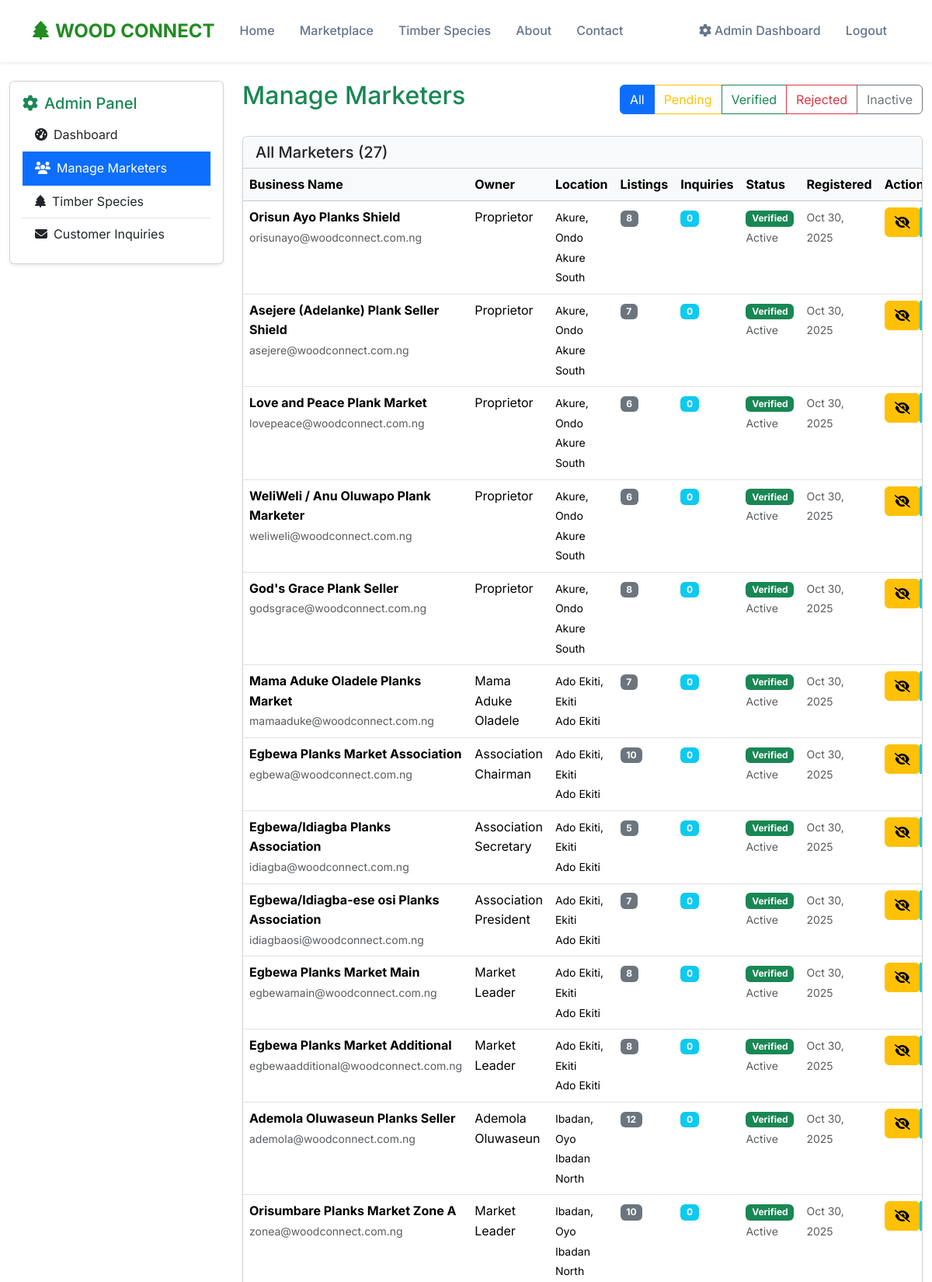
/dashboard/marketers.php?error=marketer_not_found (signed in, upper part), run on the app's committed database.
### tables this page shows
CREATE TABLE `marketers` (
  `id` int(11) NOT NULL,
  `business_name` varchar(255) NOT NULL,
  `owner_name` varchar(255) NOT NULL,
  `address` text NOT NULL,
  `city` varchar(100) NOT NULL,
  `state` enum('Ondo','Ekiti','Osun','Oyo','Ogun','Lagos') NOT NULL,
  `local_government` varchar(100) NOT NULL,
  `phone` varchar(20) NOT NULL,
  `email` varchar(255) DEFAULT NULL,
  `password_hash` varchar(255) DEFAULT NULL,
  `business_description` text DEFAULT NULL,
  `verification_status` enum('pending','verified','rejected') DEFAULT 'verified',
  `verification_notes` text DEFAULT NULL,
  `profile_image` varchar(500) DEFAULT NULL,
  `registration_date` timestamp NOT NULL DEFAULT current_timestamp(),
  `last_login` timestamp NULL DEFAULT NULL,
  `is_active` tinyint(1) DEFAULT 1,
  `reset_token` varchar(100) DEFAULT NULL,
  `reset_expires` timestamp NULL DEFAULT NULL
);

### includes/functions.php (called while the page is built, shortened)
<?php
function url($path = '')
{
    return BASE_URL . '/' . ltrim($path, '/');
}

### dashboard/marketers.php (the view, shortened to what this page needs)
<?php
require_once '../includes/config.php';
$filter = $_GET['filter'] ?? 'all';
$where = "WHERE 1=1";
$params = [];
$stmt = $pdo->prepare("
    SELECT m.*,
           COUNT(i.id) as listing_count,
           COUNT(DISTINCT inv.id) as inquiry_count
    FROM marketers m
    LEFT JOIN inventory i ON m.id = i.marketer_id
    LEFT JOIN inquiries inv ON m.id = inv.marketer_id
    $where
    GROUP BY m.id
    ORDER BY m.registration_date DESC
");
$stmt->execute($params);
$marketers = $stmt->fetchAll(PDO::FETCH_ASSOC);
include '../includes/header.php';
?>
<div class="container-fluid py-4">
  <div class="row">
    <div class="col-lg-3">
      <div class="card shadow-sm">
        <div class="card-body">
          <h5 class="card-title text-success">
            <i class="fas fa-cog me-2"></i>Admin Panel
          </h5>
          <div class="list-group list-group-flush">
            <a href="<?php echo url('dashboard/'); ?>" class="list-group-item list-group-item-action">
              <i class="fas fa-tachometer-alt me-2"></i>Dashboard
            </a>
            <a href="<?php echo url('dashboard/marketers.php'); ?>" class="list-group-item list-group-item-action active">
              <i class="fas fa-users me-2"></i>Manage Marketers
            </a>
            <a href="<?php echo url('dashboard/species.php'); ?>" class="list-group-item list-group-item-action">
              <i class="fas fa-tree me-2"></i>Timber Species
            </a>
            <a href="<?php echo url('dashboard/inquiries.php'); ?>" class="list-group-item list-group-item-action">
              <i class="fas fa-envelope me-2"></i>Customer Inquiries
            </a>
          </div>
        </div>
      </div>
    </div>
    <div class="col-lg-9">
      <div class="d-flex justify-content-between align-items-center mb-4">
        <h2 class="text-success">Manage Marketers</h2>
        <div class="btn-group">
          <a href="?filter=all" class="btn btn-outline-primary <?php echo $filter === 'all' ? 'active' : ''; ?>">All</a>
          <a href="?filter=pending" class="btn btn-outline-warning <?php echo $filter === 'pending' ? 'active' : ''; ?>">
            Pending
          </a>
          <a href="?filter=verified" class="btn btn-outline-success <?php echo $filter === 'verified' ? 'active' : ''; ?>">Verified</a>
          <a href="?filter=rejected" class="btn btn-outline-danger <?php echo $filter === 'rejected' ? 'active' : ''; ?>">Rejected</a>
          <a href="?filter=inactive" class="btn btn-outline-secondary <?php echo $filter === 'inactive' ? 'active' : ''; ?>">Inactive</a>
        </div>
      </div>
      <div class="card shadow-sm">
        <div class="card-header bg-light">
          <h5 class="mb-0">
            <?php echo ucfirst($filter); ?> Marketers (<?php echo count($marketers); ?>)
          </h5>
        </div>
        <div class="card-body p-0">
          <?php if (empty($marketers)): ?>
            <div class="text-center py-5">
              <i class="fas fa-users fa-3x text-muted mb-3"></i>
              <h5>No marketers found</h5>
              <p class="text-muted">No marketers match the current filter.</p>
            </div>
          <?php else: ?>
            <div class="table-responsive">
              <table class="table table-hover mb-0">
                <thead class="table-light">
                  <tr>
                    <th>Business Name</th>
                    <th>Owner</th>
                    <th>Location</th>
                    <th>Listings</th>
                    <th>Inquiries</th>
                    <th>Status</th>
                    <th>Registered</th>
                    <th>Actions</th>
                  </tr>
                </thead>
                <tbody>
                  <?php foreach ($marketers as $marketer): ?>
                    <tr>
                      <td>
                        <strong><?php echo htmlspecialchars($marketer['business_name']); ?></strong>
                        <br><small class="text-muted"><?php echo $marketer['email']; ?></small>
                      </td>
                      <td><?php echo htmlspecialchars($marketer['owner_name']); ?></td>
                      <td>
                        <small>
                          <?php echo $marketer['city']; ?>, <?php echo $marketer['state']; ?>
                          <br><?php echo $marketer['local_government']; ?>
                        </small>
                      </td>
                      <td>
                        <span class="badge bg-secondary"><?php echo $marketer['listing_count']; ?></span>
                      </td>
                      <td>
                        <span class="badge bg-info"><?php echo $marketer['inquiry_count']; ?></span>
                      </td>
                      <td>
                        <span class="badge bg-<?php
                                              echo $marketer['verification_status'] === 'verified' ? 'success' : ($marketer['verification_status'] === 'pending' ? 'warning' : 'danger');
                                              ?>">
                          <?php echo ucfirst($marketer['verification_status']); ?>
                        </span>
                        <br>
                        <small class="text-muted">
                          <?php echo $marketer['is_active'] ? 'Active' : 'Inactive'; ?>
                        </small>
                      </td>
                      <td>
                        <small class="text-muted">
                          <?php echo date('M j, Y', strtotime($marketer['registration_date'])); ?>
                        </small>
                      </td>
                      <td>
                        <div class="btn-group btn-group-sm">
                          <form method="POST" class="d-inline">
                            <button type="submit" name="toggle_active" class="btn btn-<?php echo $marketer['is_active'] ? 'warning' : 'success'; ?>"
                              title="<?php echo $marketer['is_active'] ? 'Deactivate' : 'Activate'; ?>">
                              <i class="fas fa-<?php echo $marketer['is_active'] ? 'eye-slash' : 'eye'; ?>"></i>
                            </button>
                          </form>
                          <a href="<?php echo url('marketplace/profile.php?marketer_id=' . $marketer['id']); ?>"
                            class="btn btn-info" title="View Profile" target="_blank">
                          </a>
                        </div>
                      </td>
                    </tr>
                  <?php endforeach; ?>
                </tbody>
              </table>
            </div>
          <?php endif; ?>
        </div>
      </div>
    </div>
  </div>
</div>
</body>
</html>

### assets/css/style.css (style rules this page uses)
:root { --primary-green: #228B22; --earth-brown: #8B4513; --warm-amber: #D2691E; --slate-gray: #64748b; --off-white: #f8fafc; --forest-dark: #1a5e1a; }
* { margin: 0; padding: 0; box-sizing: border-box; }
body { font-family: 'Inter', sans-serif; line-height: 1.6; color: #333; background-color: #fff; }
.btn-outline-primary { border-color: var(--primary-green); color: var(--primary-green); }
html, body { height: 100%; }
body { display: flex; flex-direction: column; min-height: 100vh; }

### data on the page
marketers: business_name "Orisun Ayo Planks Shield", email "orisunayo@woodconnect.com.ng", owner_name "Proprietor", city "Akure", state "Ondo", local_government "Akure South", listing_count "8", inquiry_count "0", verification_status "Verified", is_active "Active", registration_date "Oct 30, 2025"
marketers: business_name "Asejere (Adelanke) Plank Seller Shield", email "asejere@woodconnect.com.ng", owner_name "Proprietor", city "Akure", state "Ondo", local_government "Akure South", listing_count "7", inquiry_count "0", verification_status "Verified", is_active "Active", registration_date "Oct 30, 2025"
marketers: business_name "Love and Peace Plank Market", email "lovepeace@woodconnect.com.ng", owner_name "Proprietor", city "Akure", state "Ondo", local_government "Akure South", listing_count "6", inquiry_count "0", verification_status "Verified", is_active "Active", registration_date "Oct 30, 2025"
marketers: business_name "WeliWeli / Anu Oluwapo Plank Marketer", email "weliweli@woodconnect.com.ng", owner_name "Proprietor", city "Akure", state "Ondo", local_government "Akure South", listing_count "6", inquiry_count "0", verification_status "Verified", is_active "Active", registration_date "Oct 30, 2025"
marketers: business_name "God's Grace Plank Seller", email "godsgrace@woodconnect.com.ng", owner_name "Proprietor", city "Akure", state "Ondo", local_government "Akure South", listing_count "8", inquiry_count "0", verification_status "Verified", is_active "Active", registration_date "Oct 30, 2025"
marketers: business_name "Mama Aduke Oladele Planks Market", email "mamaaduke@woodconnect.com.ng", owner_name "Mama Aduke Oladele", city "Ado Ekiti", state "Ekiti", local_government "Ado Ekiti", listing_count "7", inquiry_count "0", verification_status "Verified", is_active "Active", registration_date "Oct 30, 2025"
marketers: business_name "Egbewa Planks Market Association", email "egbewa@woodconnect.com.ng", owner_name "Association Chairman", city "Ado Ekiti", state "Ekiti", local_government "Ado Ekiti", listing_count "10", inquiry_count "0", verification_status "Verified", is_active "Active", registration_date "Oct 30, 2025"
marketers: business_name "Egbewa/Idiagba Planks Association", email "idiagba@woodconnect.com.ng", owner_name "Association Secretary", city "Ado Ekiti", state "Ekiti", local_government "Ado Ekiti", listing_count "5", inquiry_count "0", verification_status "Verified", is_active "Active", registration_date "Oct 30, 2025"
marketers: business_name "Egbewa/Idiagba-ese osi Planks Association", email "idiagbaosi@woodconnect.com.ng", owner_name "Association President", city "Ado Ekiti", state "Ekiti", local_government "Ado Ekiti", listing_count "7", inquiry_count "0", verification_status "Verified", is_active "Active", registration_date "Oct 30, 2025"
marketers: business_name "Egbewa Planks Market Main", email "egbewamain@woodconnect.com.ng", owner_name "Market Leader", city "Ado Ekiti", state "Ekiti", local_government "Ado Ekiti", listing_count "8", inquiry_count "0", verification_status "Verified", is_active "Active", registration_date "Oct 30, 2025"
marketers: business_name "Egbewa Planks Market Additional", email "egbewaadditional@woodconnect.com.ng", owner_name "Market Leader", city "Ado Ekiti", state "Ekiti", local_government "Ado Ekiti", listing_count "8", inquiry_count "0", verification_status "Verified", is_active "Active", registration_date "Oct 30, 2025"
marketers: business_name "Ademola Oluwaseun Planks Seller", email "ademola@woodconnect.com.ng", owner_name "Ademola Oluwaseun", city "Ibadan", state "Oyo", local_government "Ibadan North", listing_count "12", inquiry_count "0", verification_status "Verified", is_active "Active", registration_date "Oct 30, 2025"
marketers: business_name "Orisumbare Planks Market Zone A", email "zonea@woodconnect.com.ng", owner_name "Market Leader", city "Ibadan", state "Oyo", local_government "Ibadan North", listing_count "10", inquiry_count "0", verification_status "Verified", is_active "Active", registration_date "Oct 30, 2025"

### other printed values
$filter "All"
count($marketers) "27"
